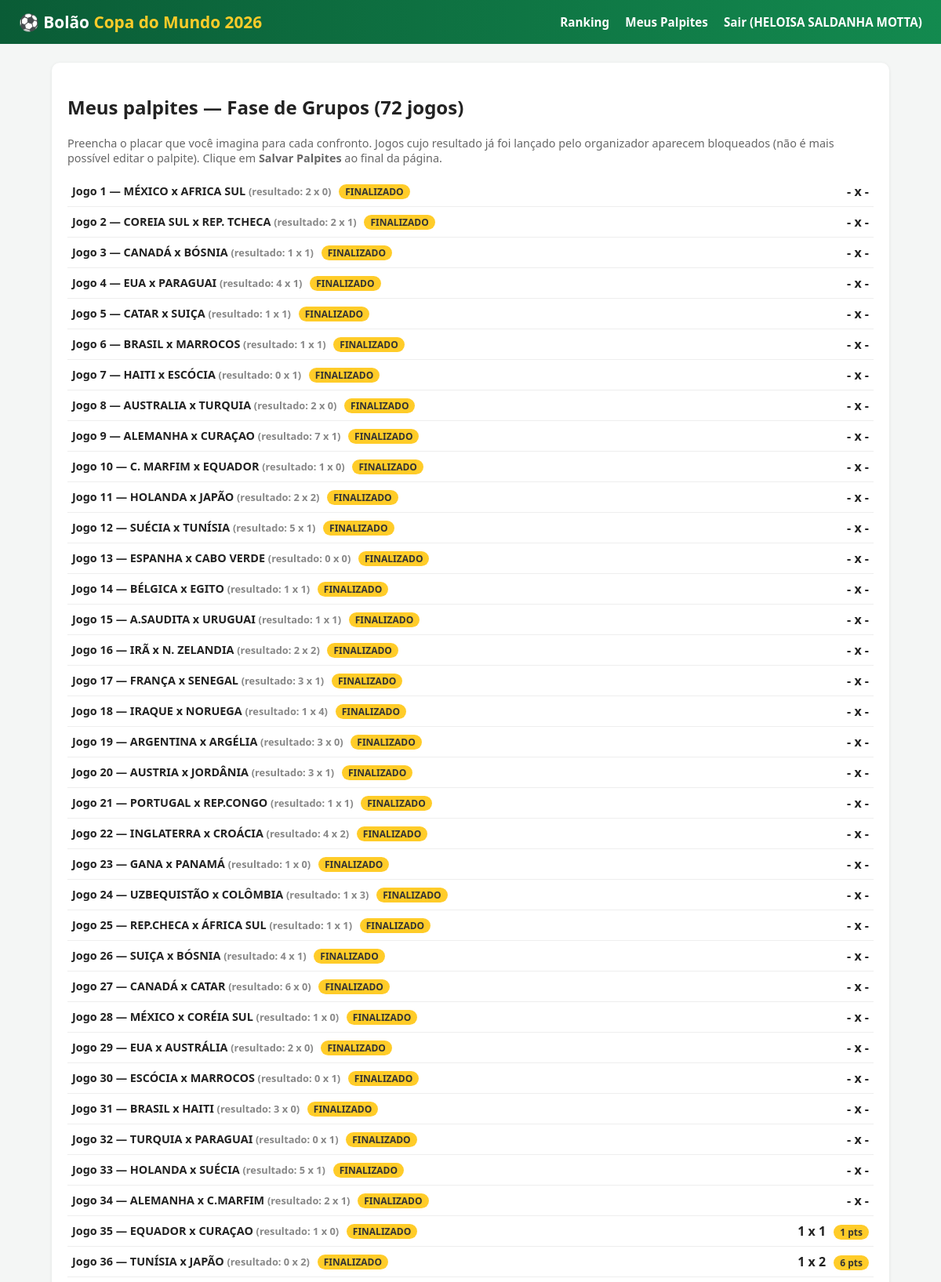
The app's page /palpites (signed in, upper part) with its own data.
### tables this page shows
CREATE TABLE jogos (
            id INTEGER PRIMARY KEY,            -- número do jogo (1..72)
            time_a TEXT NOT NULL,
            time_b TEXT NOT NULL,
            gols_a INTEGER,                    -- resultado real (NULL = não jogado)
            gols_b INTEGER
        );

CREATE TABLE palpites (
            id INTEGER PRIMARY KEY AUTOINCREMENT,
            usuario_id INTEGER NOT NULL REFERENCES usuarios(id) ON DELETE CASCADE,
            jogo_id INTEGER NOT NULL REFERENCES jogos(id) ON DELETE CASCADE,
            gols_a INTEGER NOT NULL,
            gols_b INTEGER NOT NULL,
            pontos INTEGER NOT NULL DEFAULT 0,
            UNIQUE(usuario_id, jogo_id)
        );

### app.py (the view, shortened to what this page needs)
@app.route("/palpites", methods=["GET", "POST"])
@login_required
def palpites():
    db = get_db()
    usuario_id = session["usuario_id"]
    jogos = db.execute("SELECT * FROM jogos ORDER BY id").fetchall()
    meus_palpites = {
        row["jogo_id"]: row
        for row in db.execute(
            "SELECT * FROM palpites WHERE usuario_id=?", (usuario_id,)
        ).fetchall()
    }
    return render_template("palpites.html", jogos=jogos, meus_palpites=meus_palpites)

### app.py (called while the page is built)
def get_db():
    if "db" not in g:
        g.db = sqlite3.connect(DB_PATH)
        g.db.row_factory = sqlite3.Row
        g.db.execute("PRAGMA foreign_keys = ON")
    return g.db

def login_required(view):
    @wraps(view)
    def wrapped(*args, **kwargs):
        if not session.get("usuario_id"):
            flash("Você precisa fazer login para continuar.", "warning")
            return redirect(url_for("login"))
        return view(*args, **kwargs)
    return wrapped

@app.context_processor
def inject_user():
    return {
        "usuario_logado": session.get("usuario_nome"),
        "is_admin": session.get("is_admin", False),
    }

### templates/palpites.html (shortened to what this page needs)
{% extends "base.html" %}
{% block content %}
<div class="card">
  <h2>Meus palpites — Fase de Grupos (72 jogos)</h2>
  <p style="color:#666;font-size:0.9rem;">
    Preencha o placar que você imagina para cada confronto. Jogos cujo resultado já foi
    lançado pelo organizador aparecem bloqueados (não é mais possível editar o palpite).
    Clique em <strong>Salvar Palpites</strong> ao final da página.
  </p>
  <form method="post">
    {% for jogo in jogos %}
      {% set meu = meu_palpites if false else meus_palpites.get(jogo['id']) %}
      <div class="jogo-box">
        <div class="times">
          Jogo {{ jogo['id'] }} — {{ jogo['time_a'] }} x {{ jogo['time_b'] }}
          {% if jogo['gols_a'] is not none %}
            <span class="placar-real">(resultado: {{ jogo['gols_a'] }} x {{ jogo['gols_b'] }})</span>
            <span class="badge">FINALIZADO</span>
          {% endif %}
        </div>
        <div>
          {% if jogo['gols_a'] is not none %}
            <strong>
              {{ meu['gols_a'] if meu else '-' }} x {{ meu['gols_b'] if meu else '-' }}
            </strong>
            {% if meu %}
              <span class="badge">{{ meu['pontos'] }} pts</span>
            {% endif %}
          {% else %}
            <input type="number" min="0" name="gols_a_{{ jogo['id'] }}"
                   value="{{ meu['gols_a'] if meu else '' }}" placeholder="0">
            x
            <input type="number" min="0" name="gols_b_{{ jogo['id'] }}"
                   value="{{ meu['gols_b'] if meu else '' }}" placeholder="0">
          {% endif %}
        </div>
      </div>
    {% endfor %}
  </form>
</div>
{% endblock %}

### templates/base.html (style rules this page uses)
:root { --verde: #0a5c36; --verde-claro: #138a4f; --amarelo: #ffcc29; --bg: #f4f6f5; }
* { box-sizing: border-box; }
body { margin: 0; font-family: "Segoe UI", Arial, sans-serif; background: var(--bg); color: #222; }
.card { background: #fff; border-radius: 10px; box-shadow: 0 1px 4px rgba(0,0,0,.08); padding: 20px; margin-bottom: 20px; }
.jogo-box { display: flex; align-items: center; justify-content: space-between; gap: 8px; padding: 8px 6px; border-bottom: 1px solid #eee; flex-wrap: wrap; }
.jogo-box .times { flex: 1; min-width: 200px; font-weight: 600; font-size: 0.9rem; }
.jogo-box .placar-real { color: #888; font-size: 0.8rem; }
.badge { display: inline-block; background: var(--amarelo); color: #333; border-radius: 10px; padding: 1px 8px; font-size: 0.75rem; font-weight: 700; margin-left: 6px; }

### records on screen
jogos: id "1", time_a "MÉXICO", time_b "AFRICA SUL", gols_a "2", gols_b "0", meu "-"
jogos: id "2", time_a "COREIA SUL", time_b "REP. TCHECA", gols_a "2", gols_b "1", meu "-"
jogos: id "3", time_a "CANADÁ", time_b "BÓSNIA", gols_a "1", gols_b "1", meu "-"
jogos: id "4", time_a "EUA", time_b "PARAGUAI", gols_a "4", gols_b "1", meu "-"
jogos: id "5", time_a "CATAR", time_b "SUIÇA", gols_a "1", gols_b "1", meu "-"
jogos: id "6", time_a "BRASIL", time_b "MARROCOS", gols_a "1", gols_b "1", meu "-"
jogos: id "7", time_a "HAITI", time_b "ESCÓCIA", gols_a "0", gols_b "1", meu "-"
jogos: id "8", time_a "AUSTRALIA", time_b "TURQUIA", gols_a "2", gols_b "0", meu "-"
jogos: id "9", time_a "ALEMANHA", time_b "CURAÇAO", gols_a "7", gols_b "1", meu "-"
jogos: id "10", time_a "C. MARFIM", time_b "EQUADOR", gols_a "1", gols_b "0", meu "-"
jogos: id "11", time_a "HOLANDA", time_b "JAPÃO", gols_a "2", gols_b "2", meu "-"
jogos: id "12", time_a "SUÉCIA", time_b "TUNÍSIA", gols_a "5", gols_b "1", meu "-"
jogos: id "13", time_a "ESPANHA", time_b "CABO VERDE", gols_a "0", gols_b "0", meu "-"
jogos: id "14", time_a "BÉLGICA", time_b "EGITO", gols_a "1", gols_b "1", meu "-"
jogos: id "15", time_a "A.SAUDITA", time_b "URUGUAI", gols_a "1", gols_b "1", meu "-"
jogos: id "16", time_a "IRÃ", time_b "N. ZELANDIA", gols_a "2", gols_b "2", meu "-"
jogos: id "17", time_a "FRANÇA", time_b "SENEGAL", gols_a "3", gols_b "1", meu "-"
jogos: id "18", time_a "IRAQUE", time_b "NORUEGA", gols_a "1", gols_b "4", meu "-"
jogos: id "19", time_a "ARGENTINA", time_b "ARGÉLIA", gols_a "3", gols_b "0", meu "-"
jogos: id "20", time_a "AUSTRIA", time_b "JORDÂNIA", gols_a "3", gols_b "1", meu "-"
jogos: id "21", time_a "PORTUGAL", time_b "REP.CONGO", gols_a "1", gols_b "1", meu "-"
jogos: id "22", time_a "INGLATERRA", time_b "CROÁCIA", gols_a "4", gols_b "2", meu "-"
jogos: id "23", time_a "GANA", time_b "PANAMÁ", gols_a "1", gols_b "0", meu "-"
jogos: id "24", time_a "UZBEQUISTÃO", time_b "COLÔMBIA", gols_a "1", gols_b "3", meu "-"
jogos: id "25", time_a "REP.CHECA", time_b "ÁFRICA SUL", gols_a "1", gols_b "1", meu "-"
jogos: id "26", time_a "SUIÇA", time_b "BÓSNIA", gols_a "4", gols_b "1", meu "-"
jogos: id "27", time_a "CANADÁ", time_b "CATAR", gols_a "6", gols_b "0", meu "-"
jogos: id "28", time_a "MÉXICO", time_b "CORÉIA SUL", gols_a "1", gols_b "0", meu "-"
jogos: id "29", time_a "EUA", time_b "AUSTRÁLIA", gols_a "2", gols_b "0", meu "-"
jogos: id "30", time_a "ESCÓCIA", time_b "MARROCOS", gols_a "0", gols_b "1", meu "-"
jogos: id "31", time_a "BRASIL", time_b "HAITI", gols_a "3", gols_b "0", meu "-"
jogos: id "32", time_a "TURQUIA", time_b "PARAGUAI", gols_a "0", gols_b "1", meu "-"
jogos: id "33", time_a "HOLANDA", time_b "SUÉCIA", gols_a "5", gols_b "1", meu "-"
jogos: id "34", time_a "ALEMANHA", time_b "C.MARFIM", gols_a "2", gols_b "1", meu "-"
jogos: id "35", time_a "EQUADOR", time_b "CURAÇAO", gols_a "1", gols_b "0"
palpites: gols_a "1", gols_b "1", pontos "1"
jogos: id "36", time_a "TUNÍSIA", time_b "JAPÃO", gols_a "0", gols_b "2"
palpites: gols_a "1", gols_b "2", pontos "6"

### other values on screen
{{ usuario_logado }} "HELOISA SALDANHA MOTTA"
